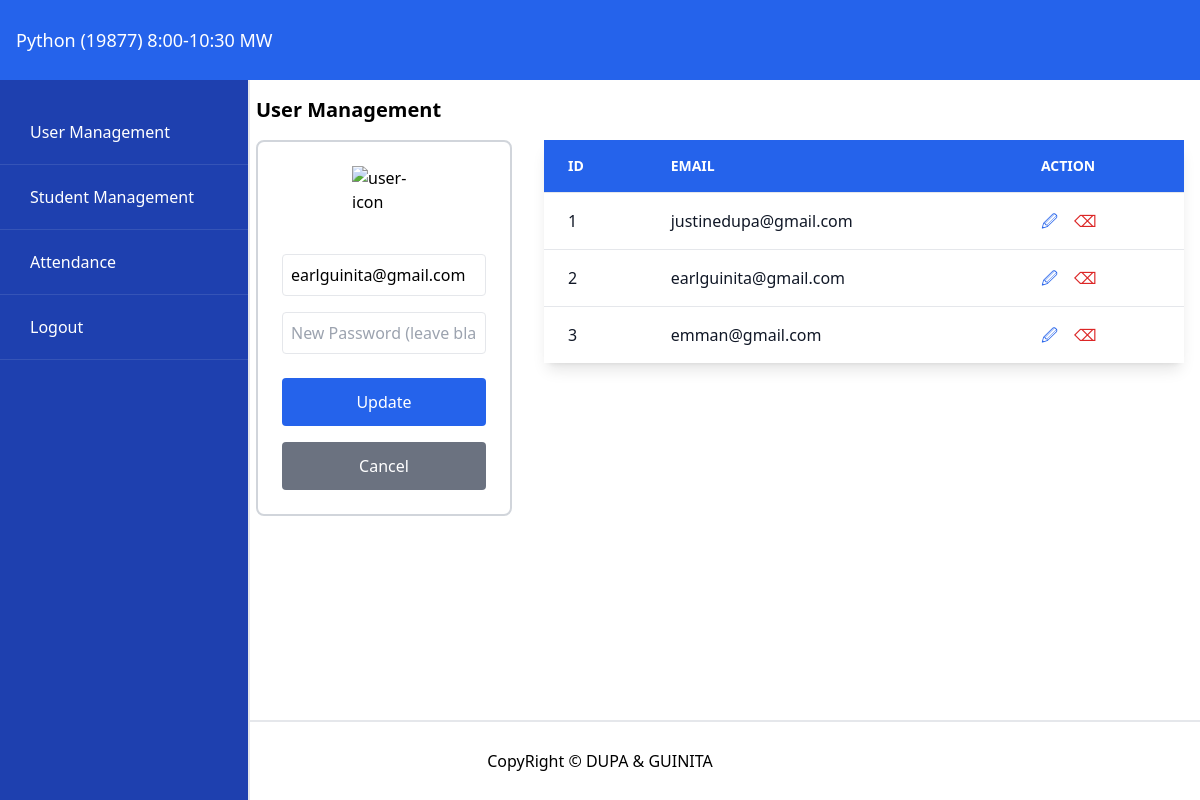
Page /update_admin/2 on the committed database.
### tables this page shows
CREATE TABLE admin(
id integer primary key autoincrement,
email varchar(50) unique,
password varchar(25));

### app.py (the view, shortened to what this page needs)
@app.route("/update_admin/<int:id>", methods=['GET', 'POST'])
def update_admin(id):
    admin_record = getRecord("admin", id=id)
    if not admin_record:
        flash("Admin not found.", "error")
        return redirect(url_for('admin'))
    admin_record = admin_record[0]
    admins = getAll('admin')
    return render_template('admin.html', admin=admin_record, adminlist=admins)

### db/dbhelper.py (called while the page is built)
def getProcess(sql, vals) -> list:
    conn = connect(database)
    conn.row_factory = Row
    cursor = conn.cursor()
    cursor.execute(sql, vals)
    data = cursor.fetchall()
    cursor.close()
    conn.close()
    return data

def getAll(table) -> list:
    sql = f"SELECT * FROM {table}"
    return getProcess(sql, [])

def getRecord(table, **kwargs) -> list:
    keys = list(kwargs.keys())
    vals = list(kwargs.values())
    flds = []
    for key in keys:
        flds.append(f"{key} =?")
    fields = " AND ".join(flds)
    sql = f"SELECT * FROM {table} WHERE {fields}"
    return getProcess(sql, vals)

### templates/admin.html (shortened to what this page needs)
<!DOCTYPE html>
<html lang="en">
  <head>
    <script src="https://cdn.tailwindcss.com"></script>
    <link rel="stylesheet" href="../static/css/style.css" />
  </head>
  <body>
    <header
      class="w-full h-[10vh] min-h-[60px] flex items-center bg-blue-600 px-4 fixed top-0 left-0 z-50"
    >
      <p class="text-white text-sm sm:text-base md:text-lg">
        Python (19877) 8:00-10:30 MW
      </p>
    </header>
    <aside id="sidebar">
      <a href="{{ url_for('admin') }}">User Management</a>
      <a href="{{ url_for('dashboard') }}">Student Management</a>
      <a href="{{ url_for('attendance')}}">Attendance</a>
      <a href="{{ url_for('signin') }}">Logout</a>
    </aside>
    <div class="content-wrapper">
      <div class="hidden lg:flex h-full">
        <div class="w-[30%] p-4 overflow-y-auto">
          <p class="text-xl font-semibold text-black mb-4">User Management</p>
          <div class="bg-white border-2 border-gray-300 rounded-lg p-6">
            <div class="w-full flex justify-center mb-6">
              <img
                src="https://cdn-icons-png.flaticon.com/512/3135/3135715.png"
                alt="user-icon"
                class="w-16 h-16"
              />
            </div>
            <form
              method="POST"
              action="{% if admin %}{{ url_for('update_admin', id=admin['id']) }}{% else %}{{ url_for('add_admin') }}{% endif %}"
              class="w-full flex flex-col gap-4"
            >
              <input
                type="email"
                name="email"
                value="{% if admin %}{{ admin['email'] }}{% endif %}"
                class="border p-2 rounded w-full focus:outline-none focus:ring-2 focus:ring-blue-500"
                placeholder="Email"
                required
              />
              <input
                type="password"
                name="password"
                class="border p-2 rounded w-full focus:outline-none focus:ring-2 focus:ring-blue-500"
                placeholder="{% if admin %}New Password (leave blank to keep current){% else %}Password{% endif %}"
              />
              <button
                type="submit"
                class="w-full h-12 text-white rounded bg-blue-600 hover:bg-blue-700 mt-2"
              >
                {% if admin %}Update{% else %}Save{% endif %}
              </button>
              {% if admin %}
              <a
                href="{{ url_for('admin') }}"
                class="w-full h-12 leading-12 text-white rounded bg-gray-500 hover:bg-gray-600 flex justify-center items-center"
              >
                Cancel
              </a>
              {% endif %}
            </form>
          </div>
        </div>
        <div class="w-[70%] p-4 overflow-y-auto">
          <div class="bg-white rounded-lg shadow-lg">
            <div class="overflow-x-auto lg:mt-11">
              <table class="min-w-full divide-y divide-gray-200">
                <thead class="bg-blue-600">
                  <tr>
                    <th
                      class="px-6 py-4 text-left text-sm font-semibold text-white uppercase"
                    >
                      ID
                    </th>
                    <th
                      class="px-6 py-4 text-left text-sm font-semibold text-white uppercase"
                    >
                      EMAIL
                    </th>
                    <th
                      class="px-6 py-4 text-left text-sm font-semibold text-white uppercase"
                    >
                      ACTION
                    </th>
                  </tr>
                </thead>
                <tbody class="bg-white divide-y divide-gray-200">
                  {% if adminlist %} {% for adm in adminlist %}
                  <tr>
                    <td class="px-6 py-4 text-base text-gray-900">
                      {{ adm['id'] }}
                    </td>
                    <td class="px-6 py-4 text-base text-gray-900">
                      {{ adm['email'] }}
                    </td>
                    <td class="px-6 py-4 text-base">
                      <a
                        href="{{ url_for('update_admin', id=adm['id']) }}"
                        class="text-blue-600 hover:text-blue-800 mr-3 font-medium"
                        >&#128393;</a
                      >
                      <a
                        href="{{ url_for('delete_admin', id=adm['id']) }}"
                        onclick="return confirm('Are you sure you want to delete this admin?')"
                        class="text-red-600 hover:text-red-800 font-medium"
                        >&#9003;</a
                      >
                    </td>
                  </tr>
                  {% endfor %} {% else %}
                  <tr>
                    <td colspan="4" class="px-6 py-4 text-center text-gray-500">
                      No admins found
                    </td>
                  </tr>
                  {% endif %}
                </tbody>
              </table>
            </div>
          </div>
        </div>
      </div>
    </div>
    <footer
      class="w-full h-[10vh] min-h-[60px] flex justify-center items-center border-t-2 border-t-gray-200 fixed bottom-0 left-0 bg-white z-40"
    >
      <p class="text-xs sm:text-sm md:text-base text-center">
        CopyRight &copy; DUPA & GUINITA
      </p>
    </footer>
  </body>
</html>

### static/css/style.css (style rules this page uses)
html, body { width: 100%; height: 100%; padding: 0; margin: 0; }
#sidebar { position: fixed; top: 10vh; left: -300px; width: 280px; height: calc(90vh - 10vh); background-color: #1e40af; transition: left 0.3s ease; z-index: 50; padding-top: 20px; box-shadow: 2px 0 10px rgba(0, 0, 0, 0.3); overflow-y: auto; }
#sidebar a { display: block; color: white; padding: 20px 30px; text-decoration: none; font-size: 16px; transition: background-color 0.3s ease; border-bottom: 1px solid rgba(255, 255, 255, 0.1); }
.content-wrapper { position: fixed; top: 10vh; left: 0; right: 0; bottom: 10vh; overflow-y: auto; }
@media (min-width: 1024px) { #sidebar { position: fixed; left: 0; width: 20%; min-width: 250px; top: 10vh; height: calc(90vh); box-shadow: none; border-right: 2px solid #e5e7eb; } }
@media (min-width: 1024px) { .content-wrapper { left: 20%; } }

### rows in the picture
admin: email "earlguinita@gmail.com", id "2"
admin: id "1", email "justinedupa@gmail.com"
admin: id "3", email "emman@gmail.com"
